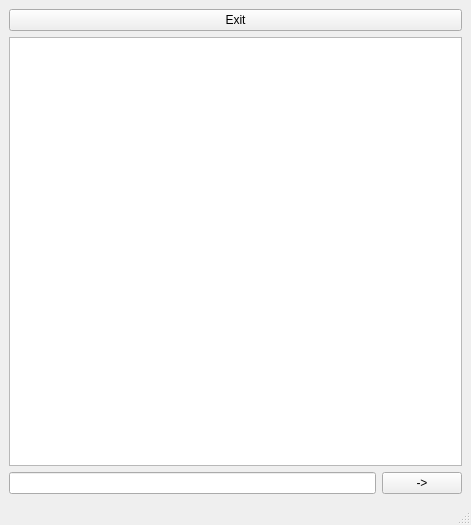
<?xml version="1.0" encoding="UTF-8"?>
<ui version="4.0">
 <class>ChatWindow</class>
 <widget class="QMainWindow" name="ChatWindow">
  <property name="geometry">
   <rect>
    <x>0</x>
    <y>0</y>
    <width>471</width>
    <height>525</height>
   </rect>
  </property>
  <property name="windowTitle">
   <string>SaturChat</string>
  </property>
  <widget class="QWidget" name="centralwidget">
   <layout class="QGridLayout" name="gridLayout">
    <item row="2" column="0">
     <widget class="QLineEdit" name="msgLineEdit"/>
    </item>
    <item row="2" column="1">
     <widget class="QPushButton" name="sendMsgButton">
      <property name="text">
       <string>-&gt;</string>
      </property>
     </widget>
    </item>
    <item row="1" column="0" colspan="2">
     <widget class="QTextBrowser" name="chatBrowser"/>
    </item>
    <item row="0" column="0" colspan="2">
     <widget class="QPushButton" name="returnButton">
      <property name="text">
       <string>Exit</string>
      </property>
     </widget>
    </item>
   </layout>
  </widget>
  <widget class="QMenuBar" name="menubar">
   <property name="geometry">
    <rect>
     <x>0</x>
     <y>0</y>
     <width>471</width>
     <height>25</height>
    </rect>
   </property>
  </widget>
  <widget class="QStatusBar" name="statusbar"/>
 </widget>
 <resources/>
 <connections/>
</ui>
